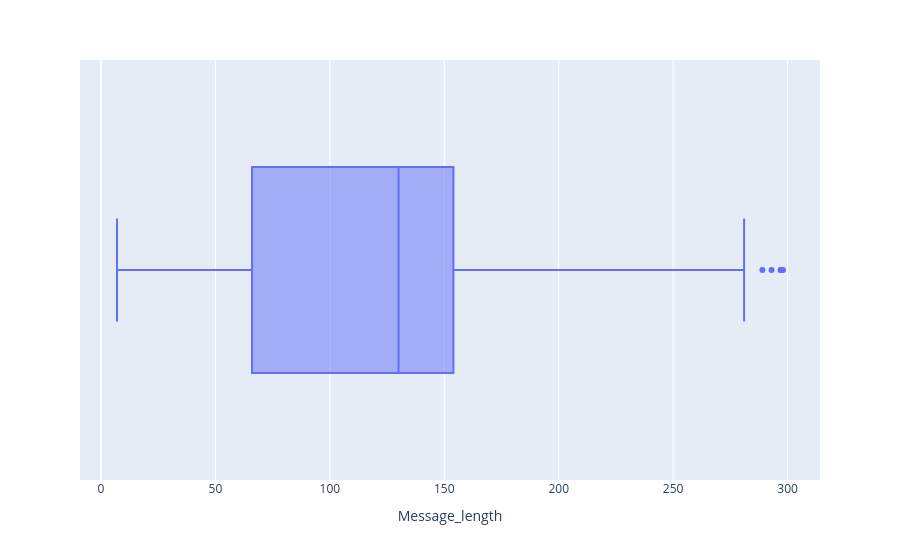

Here is the notebook cell this chart was saved with:
### Code cell
fig = px.box(df_special, x="Message_length")
fig.show()

### Figure 1 — Plotly figure (JSON) as saved in the notebook; plotly's stock layout.template omitted (floating-point values rounded to 4 significant figures; data arrays with more than 128 entries replaced by an {"elided": "..."} marker saying what was removed)
{"data": [{"alignmentgroup": "True", "hovertemplate": "Message_length=%{x}<extra></extra>", "legendgroup": "", "marker": {"color": "#636efa"}, "name": "", "notched": false, "offsetgroup": "", "orientation": "h", "showlegend": false, "type": "box", "x": {"elided": "1106 int values"}, "x0": " ", "xaxis": "x", "y0": " ", "yaxis": "y"}], "layout": {"autosize": true, "boxmode": "group", "legend": {"tracegroupgap": 0}, "margin": {"t": 60}, "xaxis": {"anchor": "y", "autorange": true, "domain": [0, 1], "range": [-9.167, 314.2], "title": {"text": "Message_length"}, "type": "linear"}, "yaxis": {"anchor": "x", "autorange": true, "domain": [0, 1], "range": [-0.5, 0.5], "type": "category"}}}
